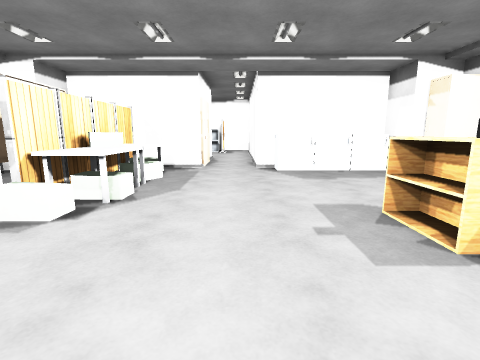
View 1 (above)

12 first-person views from a walk through a Unity game level. The camera is 1.3 m above the floor, tilts 10° down and sees 85° across. The floor is counted in squares, 1 m on a side. Each view is taken from the middle of a square. On the plan, view 1 faces up. The plan holds only what a view shows up to about 13 squares ahead; the rest is blank. Some surface patterns are stand-ins.

View 2
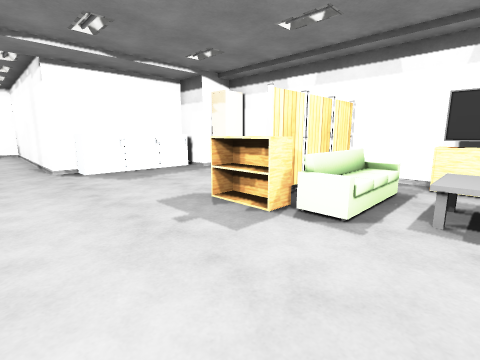

View 3
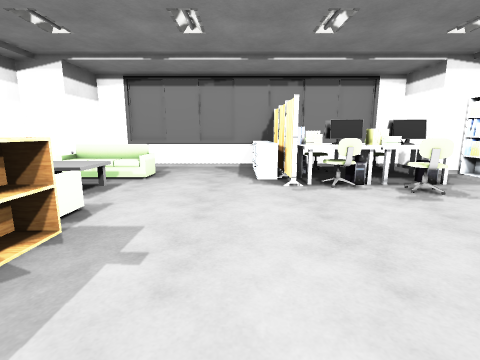

View 4
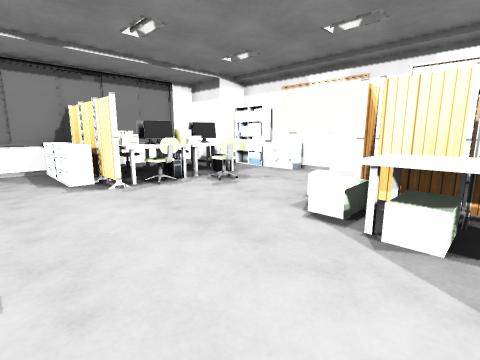

View 5
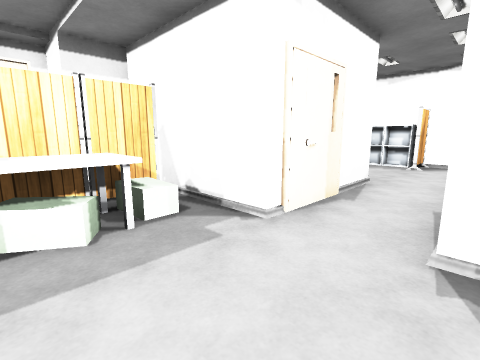

View 6
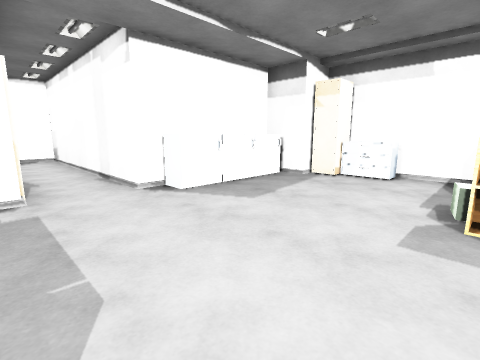

View 7
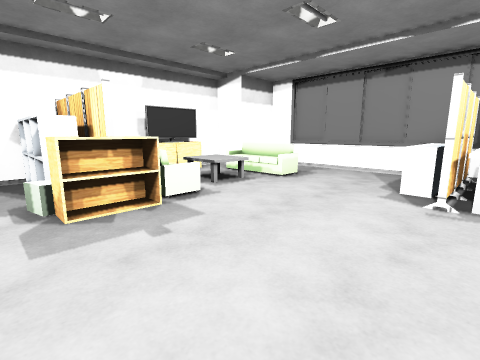

View 8
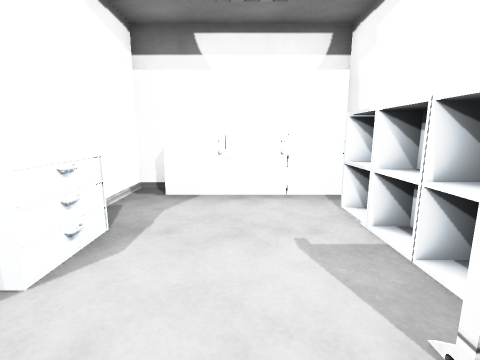

View 9
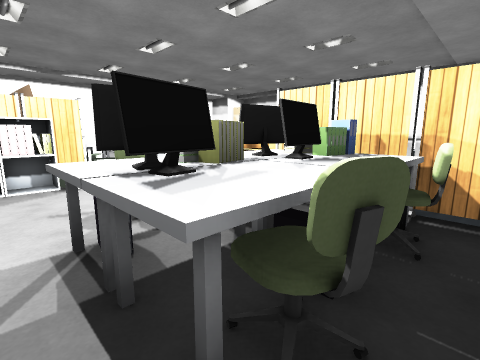

View 10
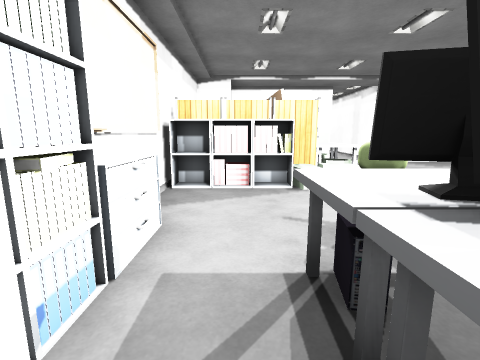

View 11
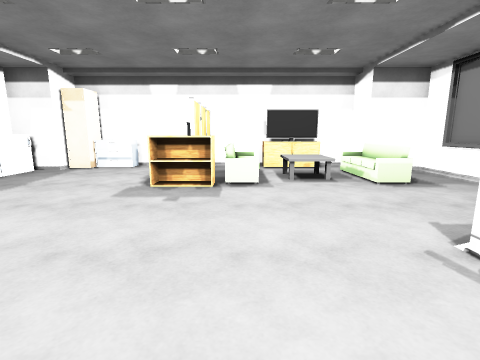

View 12
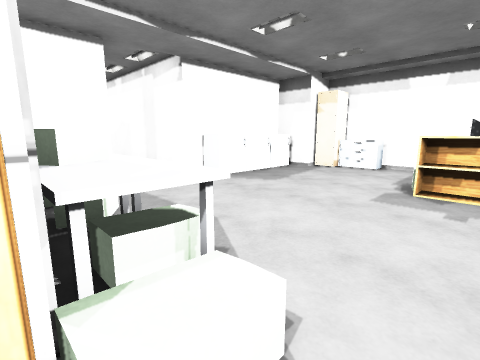

### Floor plan
Key: @ floor where view 1 was taken; # wall or solid block; x gap in a wall; . main floor; : floor 0.5 m higher than the main floor; + floor 1 m higher than the main floor; / step, stairs or slope; = window, fence, low wall or low ledge; ^ raised ledge; v drop or lower ground; O other object.
Columns run from 8 left of view 1 to 7 right of it. Each row starts with its distance up from view 1.
 20   #   ####
 19  #^#####.#
 18  #^ .....#
 17  #^ .....#
 16  #^......#
 15  #...^^..#
 14  ######..#
 13       #..#
 12       #..#
 11       #..#
 10     ###..#^^^^#
  9     #:....^^^x#
  8    ##+........##
  7    ##/........^^
  6    #=/.........#
  5    #v/.........#
  4   ###/.....^^###
  3 ####/......^####
  2 #..........=O=#
  1 #............=#
  0 #=..^...@..^^^#
 -1 ##.^^^^#......#
 -2 ##.x^#^^...===#
 -3  #.^^^^^......#
 -4  #.#=##^......#
 -5  ##############

Positions as (right, up) in squares from view 1, and headings:
1: (0, 0), facing up
2: (-1, 0), facing up-right
3: (0, 6), facing down
4: (1, 6), facing down-left
5: (1, 7), facing up-left
6: (-2, 4), facing up-right
7: (-2, 5), facing down-right
8: (0, 17), facing left
9: (-6, -4), facing up-right
10: (-6, -3), facing up
11: (-4, 2), facing right
12: (-4, 3), facing up-right
